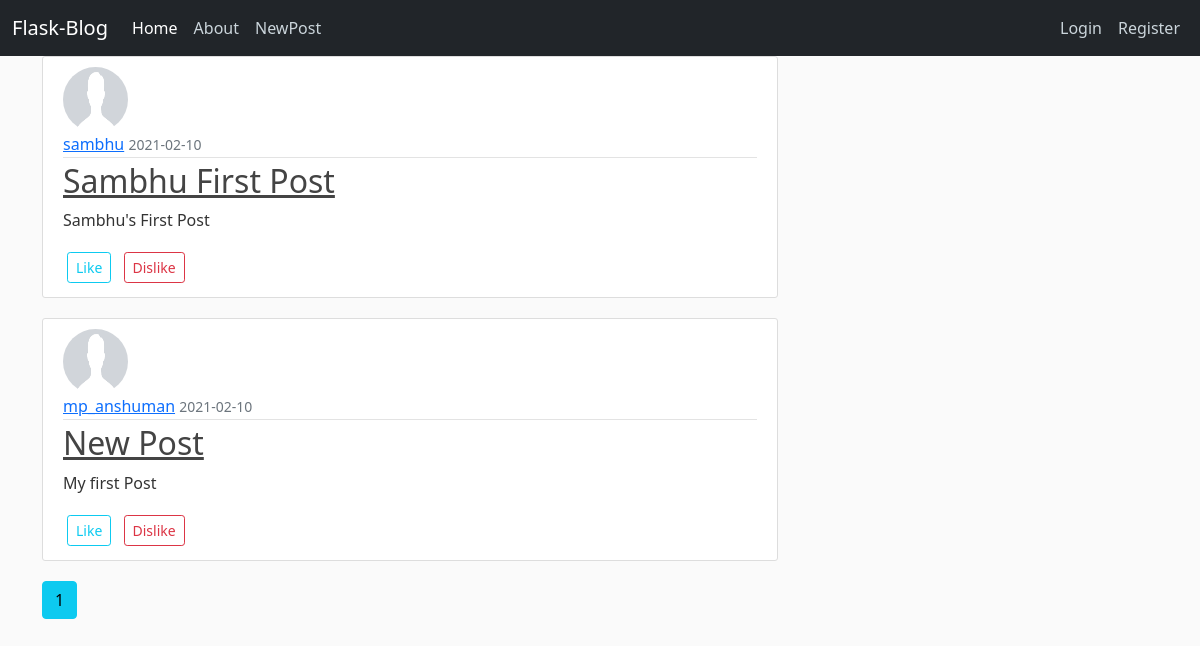
Page /home on the earlier database version.
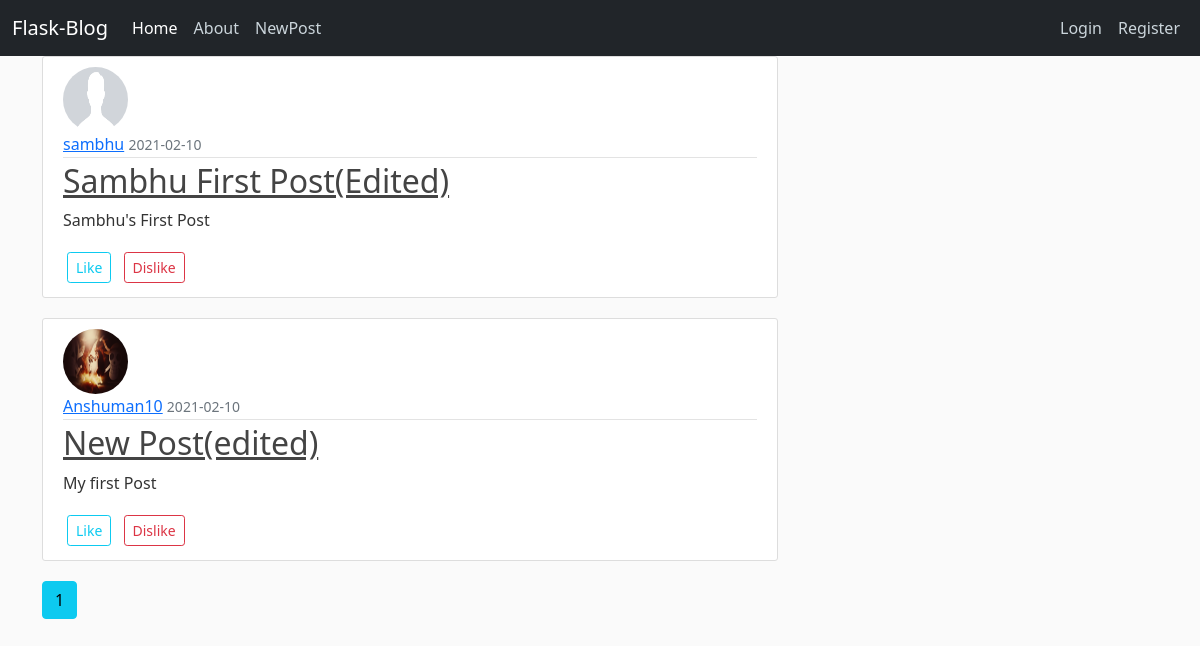
Same page on the later database version.
### blogappyt/models.py (models this page shows, shortened)
class Post(db.Model):
    __tablename__ = 'post'
    id = db.Column(db.Integer,primary_key = True)
    title = db.Column(db.String(60),nullable = False)
    date_posted = db.Column(db.DateTime,nullable = False,default = datetime.utcnow)
    content = db.Column(db.Text,nullable = False)
    user_id = db.Column(db.Integer,db.ForeignKey('user.id'))
    likes = db.relationship('Like_Post',backref = "post_likes",lazy = True)

class User(db.Model, UserMixin):
    __tablename__ = 'user'
    id = db.Column(db.Integer,primary_key= True)
    username = db.Column(db.String(60),unique = True, nullable = False)
    email = db.Column(db.String(60),unique = True, nullable = False)
    password = db.Column(db.String(60), nullable = False)
    profile_pic = db.Column(db.String(60), nullable = False,default= 'default.png')
    post = db.relationship('Post',backref = "auther",lazy = True)

### blogappyt/main/views.py (the view)
@main.route('/')
@main.route('/home')
def index():
    page = request.args.get('page',1,type=int)
    post_likes = Like_Post.query.order_by(Like_Post.date_posted.desc()).all()
    all_post = Post.query.order_by(Post.date_posted.desc()).all()
    posts = Post.query.order_by(Post.date_posted.desc()).paginate(page=page,per_page=5)
    print(type(Post.query.order_by(Post.date_posted.desc())))
    return render_template('index.html',posts = posts)

### blogappyt/templates/index.html (shortened to what this page needs)
{% extends 'layout.html' %}
{% block content %}
{% for post in posts.items %}
<article class="media content-section">
  <img class="rounded-circle article-img" src="{{url_for('static',filename='profilepic/'+post.auther.profile_pic)}}">
          <div class="media-body">
            <div class="article-metadata">
              <a class="mr-2" href="{{url_for('users.user_profile',user_id=post.auther.id)}}">{{ post.auther.username }}</a>
              <small class="text-muted">{{post.date_posted.strftime('%Y-%m-%d')}}</small>
            </div>
            <h2><a class="article-title" href="{{url_for('posts.post',post_id=post.id)}}">{{ post.title }}</a></h2>
            <p class="article-content">{{ post.content }}</p>
            <a class="btn btn-outline-info btn-sm m-1" href="{{url_for('posts.like_post',post_id=post.id)}}">Like</a>
            <a class="btn btn-outline-danger btn-sm m-1" href="{{url_for('posts.dislike_post',post_id=post.id)}}">Dislike</a>
          </div>
        </article>
{% endfor %}
{% for page_num in posts.iter_pages(left_edge=1, right_edge=1, left_current=1,right_current=2) %}
  {% if  page_num %}
    {% if  posts.page == page_num %}
      <a class = "btn btn-info mb-4" href="{{url_for('main.index',page = page_num)}}">{{page_num}}</a>
    {% else %}
    <a class = "btn btn-outline-info mb-4" href="{{url_for('main.index',page = page_num)}}">{{page_num}}</a>
    {% endif %}
  {% endif %}
{% endfor %}
{% endblock content %}

### blogappyt/templates/layout.html (shortened to what this page needs)
<html lang="en">
<head>
    <link href="https://cdn.jsdelivr.net/npm/bootstrap@5.0.0-beta1/dist/css/bootstrap.min.css" rel="stylesheet">
    <link rel="stylesheet" href="{{url_for('static',filename='main.css')}}">
</head>
<body>
    <header class="site-header">
    <nav class="navbar navbar-expand-lg navbar-dark bg-dark">
        <div class="container-fluid">
          <a class="navbar-brand" href="{{url_for('main.index')}}">Flask-Blog</a>
          <div class="collapse navbar-collapse" id="navbarSupportedContent">
            <ul class="navbar-nav me-auto mb-2 mb-lg-0">
              <li class="nav-item">
                <a class="nav-link active" aria-current="page" href="{{url_for('main.index')}}">Home</a>
              </li>
              <li class="nav-item">
                <a class="nav-link" href="{{url_for('main.about')}}">About</a>
              </li>
              <li class="nav-item">
                <a class="nav-link" href="{{url_for('posts.create_post')}}">NewPost</a>
              </li>
            </ul>
            <div class="navbar-nav">
            {% if  current_user.is_authenticated%}
            <a class="nav-item nav-link" href="{{ url_for('users.profile') }}">Welcome, {{current_user.username|title}}</a>
            <a class="nav-item nav-link" href="{{ url_for('users.logout') }}">Logout</a>
            {% else %}
                <a class="nav-item nav-link" href="{{ url_for('users.login') }}">Login</a>
                <a class="nav-item nav-link" href="{{ url_for('users.register') }}">Register</a>
              {% endif %}
              </div>
          </div>
        </div>
      </nav>
</header>
<main role="main" class="container">
    <div class="row">
      <div class="col-md-8">
        {% block content %}{% endblock %}
      </div>
    </div>
  </main>
</body>
</html>

### blogappyt/static/main.css (style rules this page uses)
body { background: #fafafa; color: #333333; }
h1, h2, h3, h4, h5, h6 { color: #444444; }
.site-header .navbar-nav .nav-link { color: #cbd5db; }
.site-header .navbar-nav .nav-link.active { font-weight: 500; }
.content-section { background: #ffffff; padding: 10px 20px; border: 1px solid #dddddd; border-radius: 3px; margin-bottom: 20px; }
.article-title { color: #444444; }
.article-content { white-space: pre-line; }
.article-img { height: 65px; width: 65px; margin-right: 16px; }
.article-metadata { padding-bottom: 1px; margin-bottom: 4px; border-bottom: 1px solid #e3e3e3 }

Differences in the rows shown:
changed Post "Sambhu's First Post": title "Sambhu First Post" → "Sambhu First Post(Edited)"
changed Post "My first Post": profile_pic: picture added in place of a placeholder; auther.username "mp_anshuman" → "Anshuman10"; title "New Post" → "New Post(edited)"
